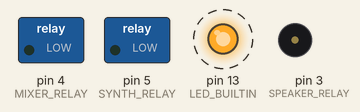
A sketch run on a simulated Arduino Uno, built with avr-gcc and run on an emulated ATmega328P. Parts: switched loads named in the sketch (green lamp = pin HIGH), output pins drawn as LEDs (lit = HIGH), buzzer (waves = sounding, pin HIGH). Dashed ring = blinking.

Above: at 0.05 s.
Timing chart, 0 to 3.0 s (numbered marks = the images above):
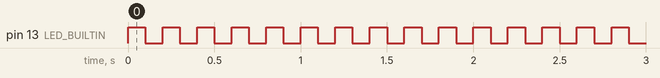

Measured:
- by itself, pin 13 (LED_BUILTIN): alternates HIGH for 0.10 s and LOW for 0.10 s

The sketch:

power-sequencer.ino
```cpp
#define TEST_MODE
#define __NANO__
//#define __UNO__

#if defined(__NANO__)
    #define SPEAKER_RELAY   3
    #define SPEAKER_SWITCH  6
    #define MIXER_RELAY     4
    #define MIXER_SWITCH    7
    #define SYNTH_RELAY     5
    #define SYNTH_SWITCH    8
#elif defined(__UNO__)
    #define SPEAKER_RELAY   3
    #define SPEAKER_SWITCH  6
    #define MIXER_RELAY     4
    #define MIXER_SWITCH    7
    #define SYNTH_RELAY     5
    #define SYNTH_SWITCH    8
#endif

#define RELAY_OFF       0
#define RELAY_ON        1

struct relay_switch {
    int u8_switch;
    int u8_relay;
};

struct relay_switch synth = {SYNTH_SWITCH, SYNTH_RELAY};
struct relay_switch mixer = {MIXER_SWITCH, MIXER_RELAY};
struct relay_switch speaker = {SPEAKER_SWITCH, SPEAKER_RELAY};

void setup() {
    digitalWrite(SPEAKER_RELAY, RELAY_OFF);
    digitalWrite(MIXER_RELAY, RELAY_OFF);
    digitalWrite(SYNTH_RELAY, RELAY_OFF);
    #if defined(TEST_MODE)
        pinMode(LED_BUILTIN, OUTPUT);
    #endif

    pinMode(SPEAKER_RELAY, OUTPUT);
    pinMode(MIXER_RELAY, OUTPUT);
    pinMode(SYNTH_RELAY, OUTPUT);


}

/**
 * @brief
 *
 * @param Switch
 *
 * @return
 */
bool check_state(struct relay_switch Switch) {
    if ((digitalRead(Switch.u8_relay == HIGH) || digitalRead(Switch.u8_switch == HIGH))){
        return true;
    }
    else return false;
}

void turn_on_speakers(void) {
    digitalWrite(SPEAKER_RELAY, RELAY_ON);
}

void turn_on_mixer(void) {
    if (check_state(speaker)) {
          digitalWrite(SPEAKER_RELAY, RELAY_OFF);
          delay(500);
          digitalWrite(MIXER_RELAY, RELAY_ON);
          delay(3000);
          turn_on_speakers();
    }
    else {
        digitalWrite(MIXER_RELAY, RELAY_ON);
    }
}

void turn_off_mixer(void) {
    digitalWrite(SPEAKER_RELAY, RELAY_OFF);
    delay(500);
    digitalWrite(MIXER_RELAY, RELAY_OFF);
    delay(500);
}

void turn_on_synths(void) {
    if (check_state(speaker) || check_state(mixer)){
        turn_off_mixer();
        delay(500);
        digitalWrite(SYNTH_RELAY, RELAY_ON);
        turn_on_speakers();
    }
}

void turn_off_synths(void) {
    turn_off_mixer();
    digitalWrite(SYNTH_RELAY, RELAY_OFF);
}

void loop() {
    digitalWrite(LED_BUILTIN, HIGH);
    delay(100);
    digitalWrite(LED_BUILTIN, LOW);
    delay(100);
}
```
